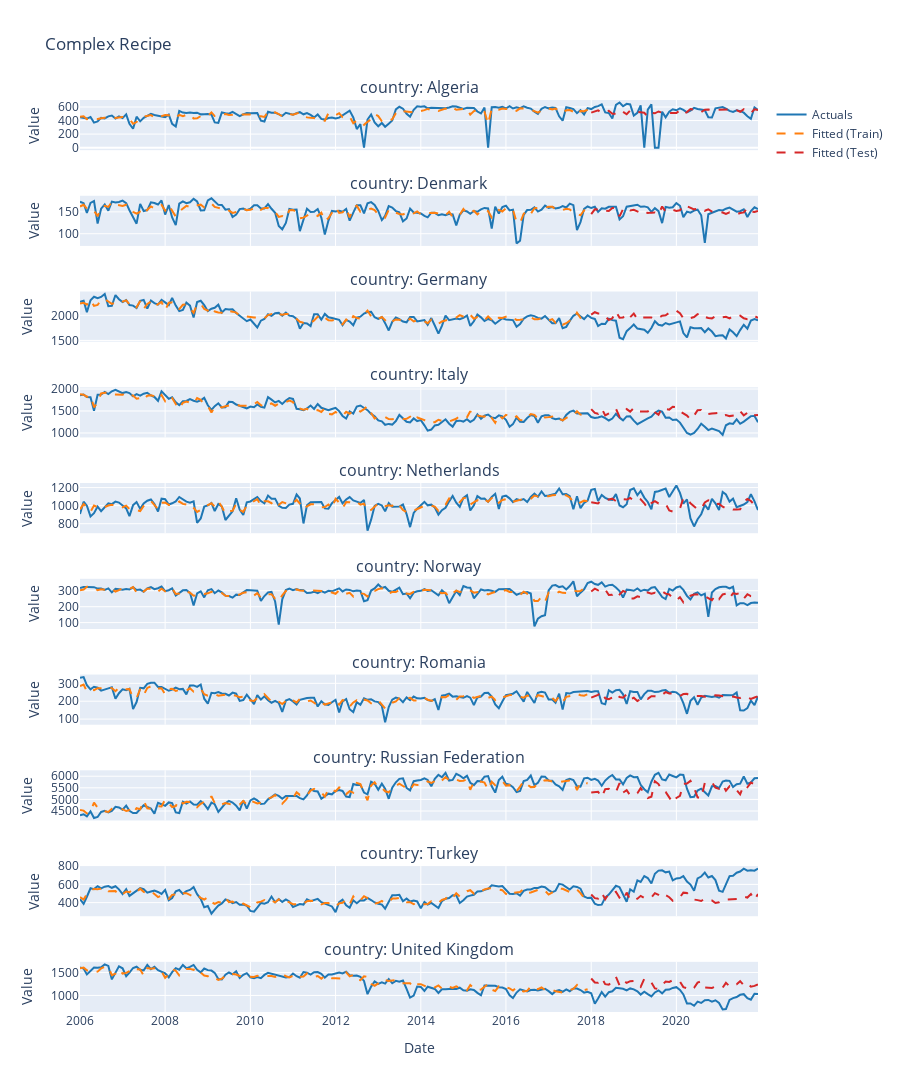

Notebook source saved alongside this figure:
### Markdown cell above
# 17. Recipe with XGBoost

Apply recipe preprocessing with XGBoost model.

### Code cell
# Recipe for XGBoost
rec_xgb = (
    recipe()
    .step_impute_median(all_numeric_predictors())
    .step_normalize(all_numeric_predictors())  # XGBoost benefits from normalization
)

# Workflow with XGBoost
wf_xgb = (
    workflow()
    .add_recipe(rec_xgb)
    .add_model(boost_tree(
      trees=100,
      tree_depth=4,          # Reduced from 6
      learn_rate=0.05,       # Slower learning
      min_n=20,              # Minimum samples per leaf
      loss_reduction=0.01,   # Regularization
      sample_size=0.8,       # Row subsampling
      mtry=0.8               # Column subsampling         # Early stopping
    ))
)

# Fit and evaluate
fit_xgb = wf_xgb.fit_nested(train_data, group_col='country', per_group_prep=True)
fit_xgb = fit_xgb.evaluate(test_data)

print("✓ XGBoost with recipe fitted successfully!")

outputs_xgb, coefs_xgb, stats_xgb = fit_xgb.extract_outputs()

display(outputs_xgb)
display(coefs_xgb)
display(stats_xgb)

fit = fit_xgb

# Plot forecast
fig = plot_forecast(fit, title="Complex Recipe")
fig.show()

# Extract preprocessed training data
processed_train = fit.extract_preprocessed_data(train_data, split='train')
processed_test = fit.extract_preprocessed_data(test_data, split='test')    

display(processed_train.tail(10))
display(processed_test.head(10))

display(fit.get_feature_comparison())
